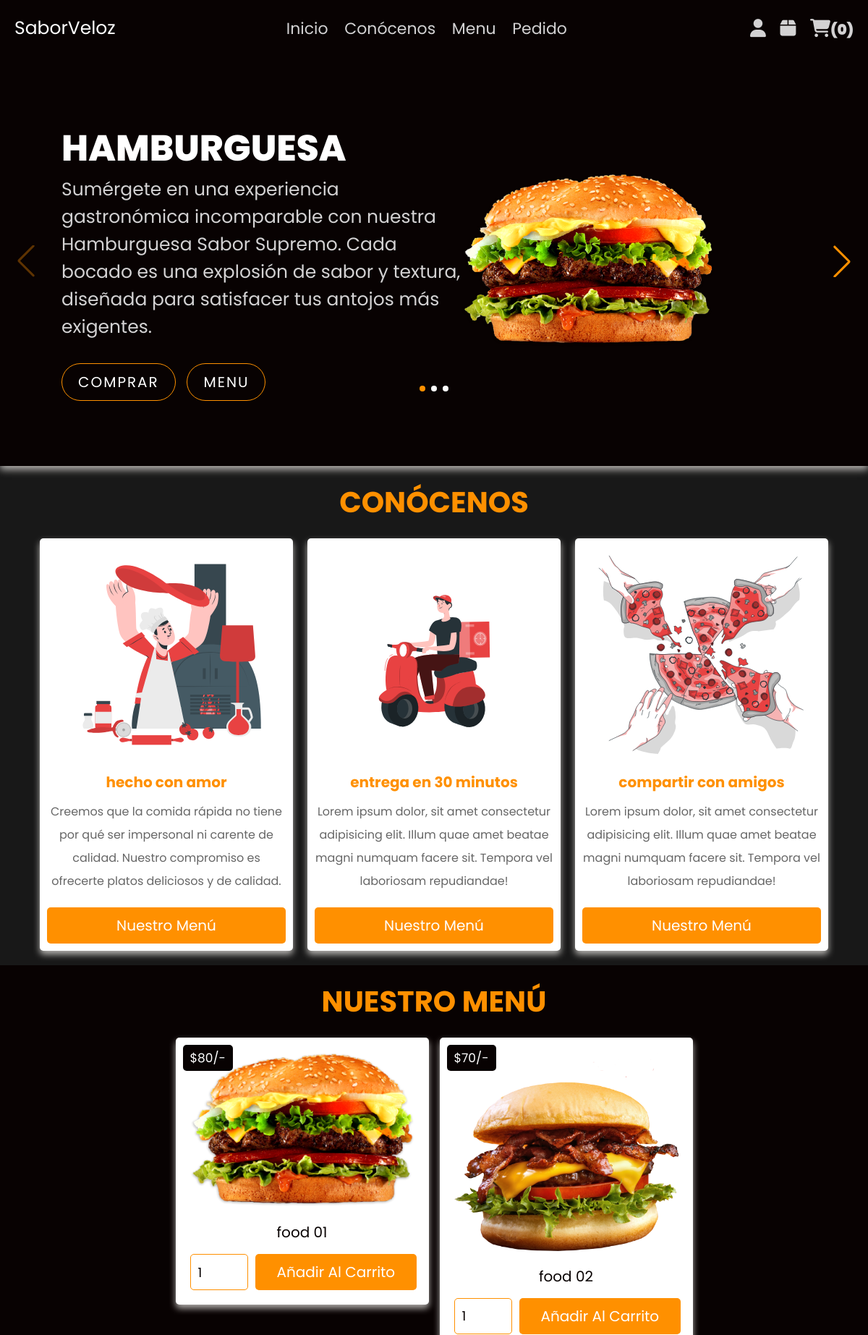
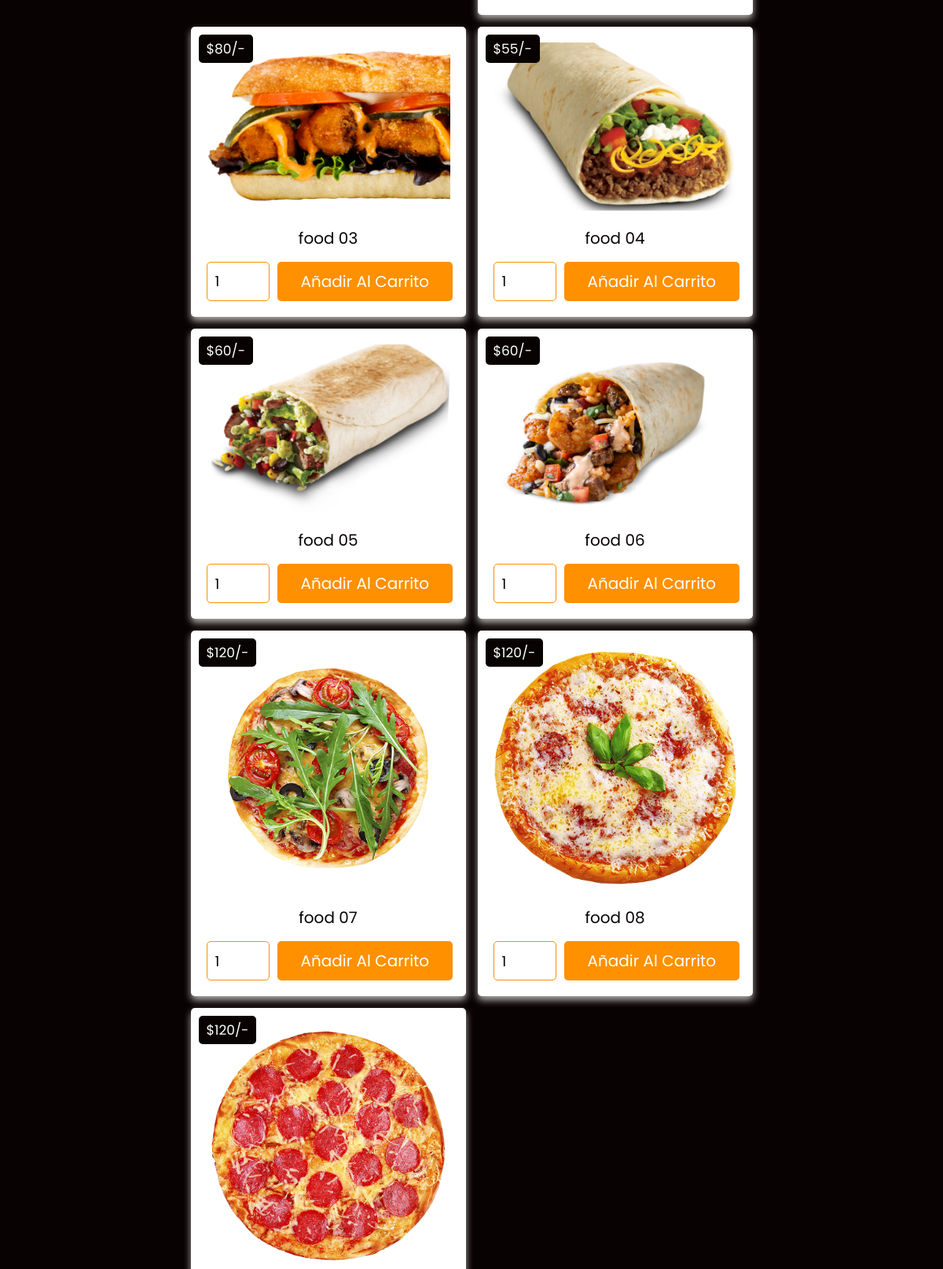
The page / (upper part) on the database its author committed (2 pictures, top to bottom).
### tables this page shows
CREATE TABLE IF NOT EXISTS `productos` (
  `id` int(100) NOT NULL AUTO_INCREMENT,
  `nombre` varchar(100) NOT NULL,
  `precio` int(10) NOT NULL,
  `imagen` varchar(100) NOT NULL,
  PRIMARY KEY (`id`)
);

### index.php (the view, shortened to what this page needs)
<?php
include 'conexion.php';
if(isset($_SESSION['user_id'])){
    $user_id = $_SESSION['user_id'];
 }else{
    $user_id = '';
 };
?>
<!DOCTYPE html>
<html lang="es">
<head>
   <link rel="stylesheet" href="https://cdnjs.cloudflare.com/ajax/libs/font-awesome/6.1.1/css/all.min.css">
   <link rel="stylesheet" href="https://cdn.jsdelivr.net/npm/swiper/swiper-bundle.min.css" />
   <link rel="stylesheet" href="css/style.css">
</head>
<body>
<header class="header">
   <section class="flex">
      <a href="#home" class="logo">SaborVeloz</a>
      <nav class="navbar">
         <a href="#home">inicio</a>
         <a href="#about">conócenos</a>
         <a href="#menu">menu</a>
         <a href="#order">pedido</a>
      </nav>
      <div class="icons">
         <div id="user-btn" class="fas fa-user"></div>
         <div id="order-btn" class="fas fa-box"></div>
         <?php
            $count_cart_items = $conn->prepare("SELECT * FROM `carrito` WHERE usuario_id = ?");
            $count_cart_items->execute([$user_id]);
            $total_cart_items = $count_cart_items->rowCount();
         ?>
         <div id="cart-btn" class="fas fa-shopping-cart"><span>(<?= $total_cart_items; ?>)</span></div>
      </div>
   </section>
</header>
<div class="header-content container">
<div class="swiper mySwiper-1">
    <div class="swiper-wrapper">
        <div class="swiper-slide">
            <div class="slider">
               <div class="slider-txt">
                 <h1>Hamburguesa</h1>
                 <p>Sumérgete en una experiencia gastronómica incomparable con nuestra Hamburguesa Sabor Supremo.
                    Cada bocado es una explosión de sabor y textura, diseñada para satisfacer tus antojos más exigentes.
                 </p>
                 <div class="botones">
                     <a href="#order" class="btn-1">Comprar</a>
                     <a href="#menu" class="btn-1">Menu</a>
                 </div>
               </div>
               <div class="slider-img">
                  <img src="img/food1.png" alt="">
               </div>
            </div>
        </div>
    </div>
    <div class="swiper-button-next"></div>
    <div class="swiper-button-prev"></div>
    <div class="swiper-pagination"></div>
</div>
</div>
<section class="about" id="about">
   <h1 class="heading">conócenos</h1>
   <div class="box-container">
      <div class="box">
         <img src="img/about-1.svg" alt="">
         <h3>hecho con amor</h3>
         <p> Creemos que la comida rápida no tiene por qué ser impersonal ni carente de calidad. Nuestro compromiso es ofrecerte platos deliciosos y de calidad.</p>
         <a href="#menu" class="btn">nuestro menú</a>
      </div>
      <div class="box">
         <img src="img/about-2.svg" alt="">
         <h3>entrega en 30 minutos</h3>
         <p>Lorem ipsum dolor, sit amet consectetur adipisicing elit. Illum quae amet beatae magni numquam facere sit. Tempora vel laboriosam repudiandae!</p>
         <a href="#menu" class="btn">nuestro menú</a>
      </div>
      <div class="box">
         <img src="img/about-3.svg" alt="">
         <h3>compartir con amigos</h3>
         <p>Lorem ipsum dolor, sit amet consectetur adipisicing elit. Illum quae amet beatae magni numquam facere sit. Tempora vel laboriosam repudiandae!</p>
         <a href="#menu" class="btn">nuestro menú</a>
      </div>
   </div>
</section>
<section id="menu" class="menu">
   <h1 class="heading">nuestro menú</h1>
   <div class="box-container">
      <?php
         $select_products = $conn->prepare("SELECT * FROM `productos`");
         $select_products->execute();
         if($select_products->rowCount() > 0){
            while($fetch_products = $select_products->fetch(PDO::FETCH_ASSOC)){
      ?>
      <div class="box">
         <div class="price">$<?= $fetch_products['precio'] ?>/-</div>
         <img src="img_subidas/<?= $fetch_products['imagen'] ?>" alt="">
         <div class="name"><?= $fetch_products['nombre'] ?></div>
         <form action="" method="post">
            <input type="number" name="qty" class="qty" min="1" max="99" onkeypress="if(this.value.length == 2) return false;" value="1">
            <input type="submit" class="btn" name="add_to_cart" value="añadir al carrito">
         </form>
      </div>
      <?php
         }
      }else{
         echo '<p class="empty">Aún no se han añadido productos!</p>';
      }
      ?>
   </div>
</section>
</body>
</html>

### css/style.css (style rules this page uses)
:root { --main-color: #ff9000; --black: #080202; --light-black: #181818; --white: #fff; --light-bg: #d3d2d3; --light-color: #666; --border: 0.1rem solid var(--main-color); --box-shadow: 0 0.5rem 1rem rgba(224, 221, 217, 0.8); }
* { font-family: "Poppins", sans-serif; margin: 0; padding: 0; box-sizing: border-box; outline: none; border: none; text-decoration: none; transition: 0.2s linear; }
html { font-size: 62.5%; overflow-x: hidden; scroll-behavior: smooth; scroll-padding-top: 7rem; }
body { background: var(--light-black); }
section { padding: 2rem; margin: 0 auto; max-width: 1200px; }
.heading { text-align: center; margin-bottom: 2rem; font-size: 4rem; color: var(--main-color); text-transform: uppercase; }
.btn { display: block; width: 100%; margin-top: 1rem; border-radius: .5rem; padding: 1rem 3rem; font-size: 2rem; color: var(--white); background-color: var(--main-color); cursor: pointer; text-transform: capitalize; text-align: center; }
.header { position: sticky; top: 0; left: 0; right: 0; background-color: var(--black); z-index: 1000; }
.header .flex { display: flex; align-items: center; justify-content: space-between; }
.header .flex .logo { font-size: 2.5rem; color: var(--white); }
.header .flex .navbar a { margin: 0 1rem; font-size: 2.2rem; color: var(--light-bg); text-transform: capitalize; }
.header .flex .icons div { font-size: 2.5rem; color: var(--light-bg); cursor: pointer; margin-left: 1.7rem; }
.header .flex .icons div span { font-size: 2rem; }
.header-content { padding-bottom: 9rem; padding-top: 9rem; padding-left: 1rem; padding-right: 1rem; background: var(--black); box-shadow: var(--box-shadow); }
.slider { display: flex; align-items: center; margin-left: 2rem; }
.swiper-button-prev::after { font-size: 3rem; }
.swiper-button-next::after { font-size: 3rem; }
.swiper-button-next { color: var(--main-color); }
.swiper-button-prev { color: var(--main-color); }
.slider-txt { margin-left: 5.5rem; width: 50%; }
.slider-txt h1 { font-size: 5rem; color: var(--white); text-transform: uppercase; font-weight: 800; }
.slider-txt p { font-size: 2.5rem; color: var(--light-bg); }
.botones { margin-top: 3.1rem; }
.btn-1 { display: inline-block; padding: 1rem 2.2rem; border: 0.1rem solid var(--main-color); color: var(--white); letter-spacing: 0.2rem; text-transform: uppercase; margin-right: 1.3rem; border-radius: 3.1rem; font-size: 2rem; }
.slider-img { width: 50%; }
.slider-img img { margin-right: 14rem; width: 35rem; }
.about .box-container { display: grid; grid-template-columns: repeat(auto-fit, 35rem); gap: 2rem; align-items: flex-start; justify-content: center; }
.about .box-container .box { background-color: var(--white); border-radius: .5rem; padding: 1rem; text-align: center; box-shadow: var(--box-shadow); }
.about .box-container .box img { width: 90%; margin-bottom: 1rem; }
.about .box-container .box h3 { font-size: 2rem; color: var(--main-color); }
.about .box-container .box p { padding: 1rem 0; line-height: 2; font-size: 1.6rem; color: var(--light-color); }
.menu { background-color: var(--black); width: 100%; box-sizing: border-box; margin: 0 auto; max-width: none !important; padding-left: 9rem; padding-right: 9rem; }
.menu .box-container { display: grid; grid-template-columns: repeat(auto-fit, 35rem); gap: 1.5rem; align-items: flex-start; justify-content: center; }
.menu .box-container .box { background-color: var(--white); border-radius: .5rem; padding: 2rem; text-align: center; box-shadow: var(--box-shadow); position: relative; }
.menu .box-container .box img { width: 100%; margin-bottom: 1rem; }
.menu .box-container .box .price { background-color: var(--black); border-radius: .5rem; padding: .5rem 1rem; font-size: 1.7rem; color: var(--white); position: absolute; top: 1rem; left: 1rem; }
.menu .box-container .box .name { font-size: 2rem; color: var(--black); margin: .5rem 0; }
.menu .box-container .box form { display: flex; gap: 1rem; }
.menu .box-container .box form .qty { width: 8rem; border: var(--border); padding: 1rem; margin-top: 1rem; border-radius: .5rem; font-size: 1.8rem; color: var(--black); }

### rows shown on the page
productos: precio "80", imagen (picture), nombre "food 01"
productos: precio "70", imagen (picture), nombre "food 02"
productos: precio "80", imagen (picture), nombre "food 03"
productos: precio "55", imagen (picture), nombre "food 04"
productos: precio "60", imagen (picture), nombre "food 05"
productos: precio "60", imagen (picture), nombre "food 06"
productos: precio "120", imagen (picture), nombre "food 07"
productos: precio "120", imagen (picture), nombre "food 08"
productos: precio "120", imagen (picture)

### other values the page prints
$total_cart_items "0"
